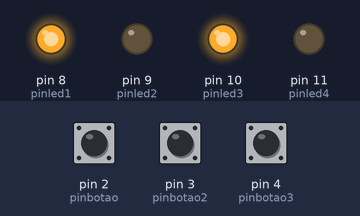
This sketch was run on a simulated Arduino Uno, built with avr-gcc and run on an emulated ATmega328P. Shown: output pins drawn as LEDs (lit = HIGH). The inputs (shaded band) are chosen by the test bench; at power-on: pin 2 (pinbotao) LOW, pin 3 (pinbotao2) LOW, pin 4 (pinbotao3) LOW.

Above: at 1.2 s.
1.3 s: pin 2 (pinbotao) pulled HIGH for 0.15 s
At 1.37 s:
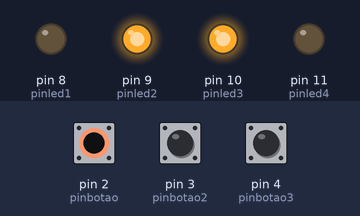
2.9 s: pin 3 (pinbotao2) pulled HIGH for 0.15 s
At 2.97 s:
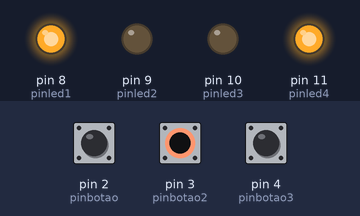
4.5 s: pin 3 (pinbotao2) pulled HIGH for 3.2 s
At 8.9 s:
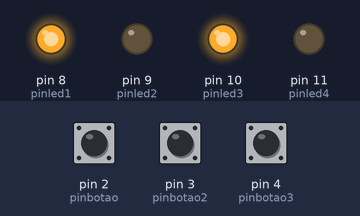
9.2 s: pin 2 (pinbotao) pulled HIGH for 3.2 s
At 10.2 s:
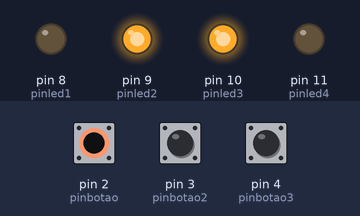
13.9 s: pin 2 (pinbotao) driven HIGH and pin 3 (pinbotao2) driven HIGH
At 15.1 s:
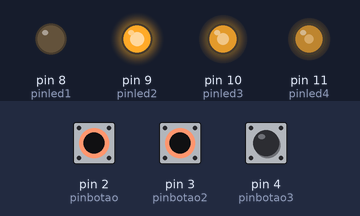
15.4 s: pin 2 (pinbotao) driven LOW
At 15.9 s:
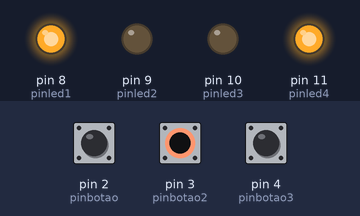
Timing chart, 0 to 17.9 s (numbered marks = the images above; inputs shaded):
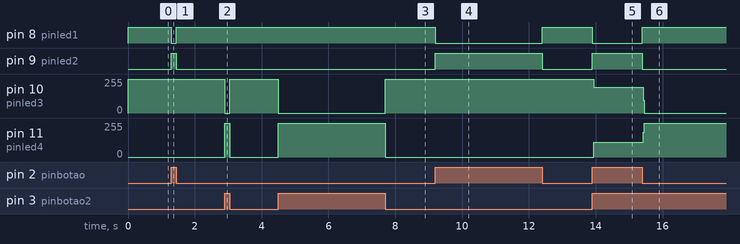

The sketch:

Aula16_ex1.ino
```cpp
#define pinled1 8
#define pinled2 9
#define pinled3 10
#define pinled4 11
#define pinbotao 2
#define pinbotao2 3
#define pinbotao3 4

void setup() {
Serial.begin(9600);
pinMode(pinled1, OUTPUT);
pinMode(pinled2, OUTPUT);
pinMode(pinled3, OUTPUT);
pinMode(pinled4, OUTPUT);
pinMode(pinbotao, INPUT);
pinMode(pinbotao2, INPUT);
pinMode(pinbotao3, INPUT);

}

void loop() {
bool SensorA = digitalRead(pinbotao);
bool SensorB = digitalRead(pinbotao2);
bool est = digitalRead(pinbotao3);
if (SensorA==1){
digitalWrite(pinled2, HIGH);
digitalWrite(pinled1, LOW);
}else{
digitalWrite(pinled2, LOW);
digitalWrite(pinled1, HIGH);
}
if (SensorB==1){
  digitalWrite(pinled4, HIGH);
  digitalWrite(pinled3, LOW);
}else{
  digitalWrite(pinled4, LOW);
  digitalWrite(pinled3, HIGH);
}
if ((SensorA==1)&&(SensorB==1)){
digitalWrite(pinled1, LOW);
digitalWrite(pinled2, HIGH);
digitalWrite(pinled3, HIGH);
digitalWrite(pinled4, LOW);
}
}
```

Measured:
- after the input at 1.3 s, pin 8 (pinled1): HIGH → LOW at once, → HIGH 0.15 s later; pin 9 (pinled2): LOW → HIGH at once, → LOW 0.15 s later
- after the input at 2.9 s, pin 10 (pinled3): 255/255 → 0/255 at once, → 255/255 0.15 s later; pin 11 (pinled4): 0/255 → 255/255 at once, → 0/255 0.15 s later
- after the input at 4.5 s, pin 10 (pinled3): 255/255 → 0/255 at once, → 255/255 3.2 s later; pin 11 (pinled4): 0/255 → 255/255 at once, → 0/255 3.2 s later
- after the input at 9.2 s, pin 8 (pinled1): HIGH → LOW at once, → HIGH 3.2 s later; pin 9 (pinled2): LOW → HIGH at once, → LOW 3.2 s later
- after the input at 13.9 s, pin 8 (pinled1): HIGH → LOW at once; pin 9 (pinled2): LOW → HIGH at once; pin 10 (pinled3): 255/255 → 192/255 at once; pin 11 (pinled4): 0/255 → 112/255 at once
- after the input at 15.4 s, pin 8 (pinled1): LOW → HIGH at once; pin 9 (pinled2): HIGH → LOW at once; pin 10 (pinled3): 192/255 → 0/255 at once; pin 11 (pinled4): 112/255 → 255/255 at once
